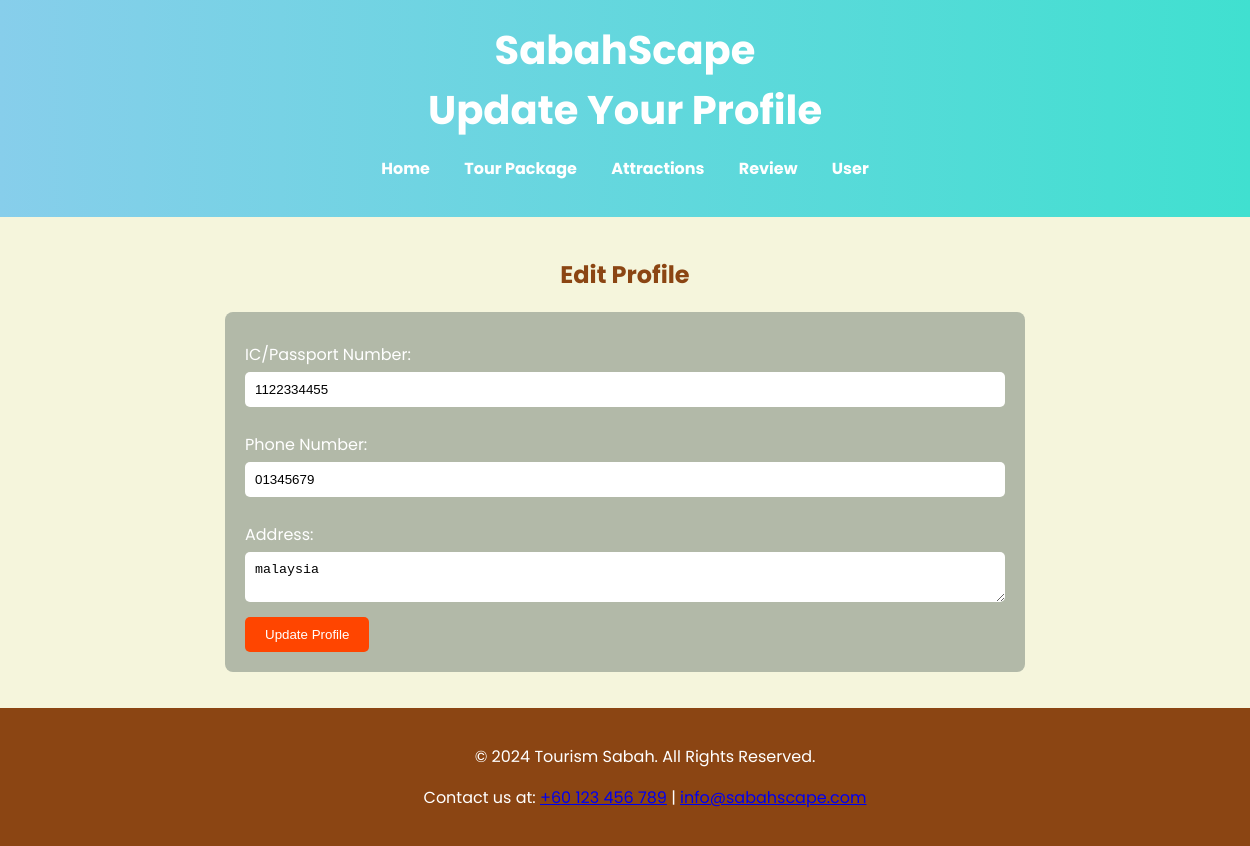
Screenshot of /profile/update/ (signed in) with the database file from the repository.
### sabah/models.py (models this page shows)
class UserProfile(models.Model):
    userID = models.AutoField(primary_key=True)
    username = models.CharField(max_length=150)
    password = models.CharField(max_length=128)
    ic_passport = models.CharField(max_length=50, unique=True)
    phone_number = models.CharField(max_length=15)
    address = models.TextField()

### sabah/views.py (the view)
# urls.py: path('profile/update/', views.update_user_profile, name='update_user_profile'),
def update_user_profile(request):
    if 'username' not in request.session:
        return redirect('login')
    user_profile = UserProfile.objects.filter(username=request.session['username']).first()
    if request.method == 'POST':
        user_profile.phone_number = request.POST.get('phone_number')
        user_profile.address = request.POST.get('address')
        user_profile.ic_passport = request.POST.get('ic_passport')
        user_profile.save()
        return redirect('user_profile')
    return render(request, 'update_profile.html', {'user_profile': user_profile})

### sabah/templates/update_profile.html (shortened to what this page needs)
<html>
<html lang="en">
<head>
    <link rel="stylesheet" href="https://cdnjs.cloudflare.com/ajax/libs/font-awesome/6.0.0-beta3/css/all.min.css">
</head>
<body>
<header>
    <h1>SabahScape</h1>
    <h1>Update Your Profile</h1>
    <nav>
        <ul>
            <li><a href="/">Home</a></li>
            <li><a href="/tourpackages/">Tour Package</a></li>
            <li><a href="/attractions/">Attractions</a></li>
            <li><a href="/review/">Review</a></li>
            <li><a href="/profile/">User</a></li>
        </ul>
    </nav>
</header>
<div class="content">
    <h2>Edit Profile</h2>
    <form method="POST" action="{% url 'update_user_profile' %}">
        <label for="ic_passport">IC/Passport Number:</label>
        <input type="text" id="ic_passport" name="ic_passport" value="{{ user_profile.ic_passport }}" required>
        <label for="phone_number">Phone Number:</label>
        <input type="text" id="phone_number" name="phone_number" value="{{ user_profile.phone_number }}" required>
        <label for="address">Address:</label>
        <textarea id="address" name="address" required>{{ user_profile.address }}</textarea>
        <button type="submit">Update Profile</button>
    </form>
</div>
<footer>
    <p>&copy; 2024 Tourism Sabah. All Rights Reserved.</p>
    <p>Contact us at: <a href="tel:+60123456789">+60 123 456 789</a> | <a href="mailto:info@sabahscape.com">info@sabahscape.com</a></p>
</footer>
</body>
</html>

### sabah/templates/update_profile.html (style rules this page uses)
:root { --sky-blue: #87CEEB; --turquoise: #40E0D0; --sage-green: #B2B9A8; --sunset-orange: #FF4500; --coral: #FF7F50; --earthy-brown: #8B4513; --beige: #F5F5DC; --golden-yellow: #FFD700; }
body { font-family: 'Poppins', sans-serif; margin: 0; padding: 0; background-color: var(--beige); color: var(--earthy-brown); }
header { background: linear-gradient(to right, var(--sky-blue), var(--turquoise)); padding: 20px; text-align: center; color: white; }
h1 { margin: 0; font-size: 2.5em; }
nav { margin: 15px 0; }
nav ul { list-style: none; padding: 0; }
nav ul li { display: inline; margin: 0 15px; }
nav ul li a { color: white; text-decoration: none; font-weight: bold; }
.content { padding: 20px; max-width: 800px; margin: auto; text-align: center; }
form { margin-top: 20px; text-align: left; background: var(--sage-green); padding: 20px; border-radius: 8px; color: white; }
label { display: block; margin: 10px 0 5px; }
input, textarea { width: 100%; padding: 10px; margin-bottom: 15px; border: none; border-radius: 5px; }
button { padding: 10px 20px; background-color: var(--sunset-orange); color: white; border: none; border-radius: 5px; cursor: pointer; transition: background 0.3s; }
footer { text-align: center; padding: 20px; background: var(--earthy-brown); color: white; position: relative; bottom: 0; width: 100%; }

### rows the page displays
UserProfile: ic_passport "1122334455", phone_number "01345679", address "malaysia"
